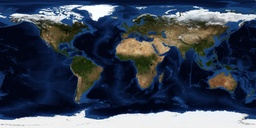
#> input picture assets/earth-map-natural.jpg, 256 x 128 px, shrunk from 2048 x 1024 before the run
$ python recolor_earth.py
#> lines starting #> are read from the running program, lines starting #| are printed output that depends on the picture
#!/usr/bin/env python3
"""Bake black/red/white Earth texture from assets/earth-map-natural.jpg.

Oceans -> near-black with subtle grey depth, land -> red, ice/clouds -> white.
"""
from pathlib import Path
from PIL import Image

ROOT = Path(__file__).resolve().parents[1]
NATURAL = ROOT / "assets" / "earth-map-natural.jpg"
OUT = ROOT / "assets" / "earth-map.jpg"


def luminance(r, g, b):
  return 0.299 * r + 0.587 * g + 0.114 * b


def is_ice_or_cloud(r, g, b):
  # Bright + low saturation: polar ice / clouds (must win over ocean detect).
  lum = luminance(r, g, b)
  mx, mn = max(r, g, b), min(r, g, b)
  sat = ((mx - mn) / mx) if mx else 0
  if lum >= 150 and sat < 0.28:
    return True
  if lum >= 175 and sat < 0.38:
    return True
  return False


def is_ocean(r, g, b):
  if b > r + 4 and b > g + 2:
    return True
  if b >= g and b > r and b < 90 and r < 70:
    return True
  return False


def ocean_pixel(x, y, r, g, b):
  # Subtle neutral grey depth — quieter than the last pass.
  water = max(b, luminance(r, g, b))
  depth = max(0.0, min(1.0, (water - 20) / 110.0))
  grain = ((x * 37 + y * 17) % 9) - 4  # -4..4
  v = int(8 + 22 * depth + grain)
  v = max(6, min(32, v))
  return (v, v, v)


def recolor(src: Path, dest: Path) -> None:
  im = Image.open(src).convert("RGB")
#> im is the input picture: PIL image 256x128 RGB; mean R, G, B 58.2, 67.9, 84.6
  px = im.load()
  w, h = im.size
#> w = 256; h = 128
  for y in range(h):
    for x in range(w):
      r, g, b = px[x, y]
      lum = luminance(r, g, b)
      if is_ice_or_cloud(r, g, b):
        # Keep poles/clouds white (with a little brightness from source)
        t = max(0.0, min(1.0, (lum - 140) / 90.0))
        v = int(220 + 35 * t)
        px[x, y] = (v, v, v)
      elif is_ocean(r, g, b):
        px[x, y] = ocean_pixel(x, y, r, g, b)
      elif lum >= 205:
        px[x, y] = (245, 245, 245)
      elif lum >= 170:
        t = (lum - 170) / 35.0
        px[x, y] = (int(215 + 40 * t), int(30 + 200 * t), int(30 + 200 * t))
      else:
        t = max(0.35, min(1.0, lum / 125.0))
        px[x, y] = (int(55 + 200 * t), int(2 + 10 * t), int(2 + 8 * t))
  im.save(dest, quality=85, optimize=True)
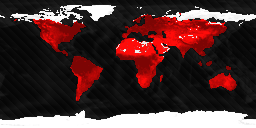
#> saved as earth-map.jpg: PIL image 256x128 RGB; mean R, G, B 78.2, 49.7, 49.4


if __name__ == "__main__":
  if not NATURAL.exists():
    raise SystemExit(f"missing {NATURAL}")
  recolor(NATURAL, OUT)
  print(f"wrote {OUT}")
